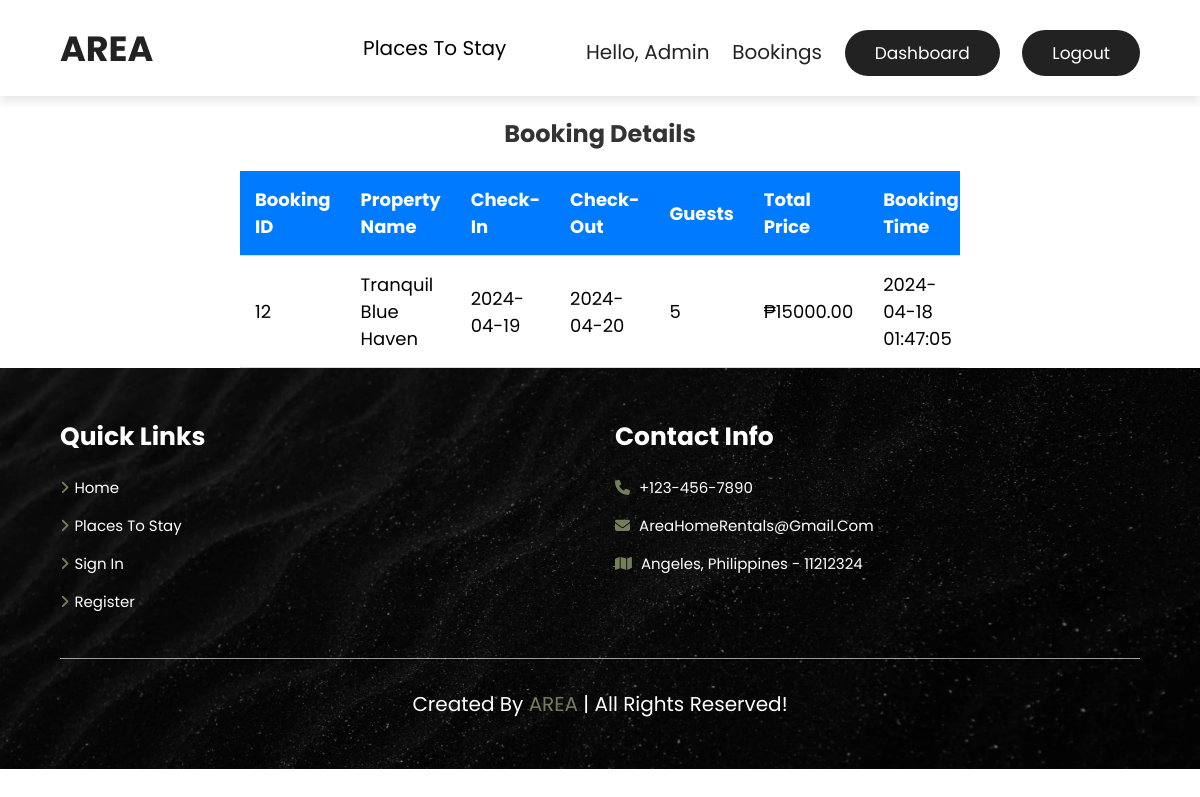
Screenshot of /bookings.php (signed in) with the database file from the repository.
### tables this page shows
CREATE TABLE `user` (
  `id` int(11) NOT NULL,
  `fName` varchar(128) NOT NULL,
  `lName` varchar(128) NOT NULL,
  `email` varchar(255) NOT NULL,
  `password_hash` varchar(255) NOT NULL,
  `phone_num` varchar(11) NOT NULL,
  `profilePic` varchar(255) NOT NULL DEFAULT 'default.webp',
  `admin` tinyint(1) NOT NULL DEFAULT 0
);

CREATE TABLE `booking` (
  `bid` int(2) NOT NULL,
  `uid` int(2) NOT NULL,
  `pid` int(2) NOT NULL,
  `book_start` date NOT NULL,
  `book_end` date NOT NULL,
  `guests` int(2) NOT NULL,
  `totalprice` decimal(10,2) NOT NULL,
  `time_booked` datetime NOT NULL
);

CREATE TABLE `property` (
  `pid` int(2) NOT NULL,
  `title` varchar(255) NOT NULL,
  `location` varchar(255) NOT NULL,
  `description` longtext NOT NULL,
  `price` decimal(10,2) NOT NULL,
  `pimage1` varchar(255) NOT NULL,
  `pimage2` varchar(255) NOT NULL,
  `pimage3` varchar(255) NOT NULL,
  `pimage4` varchar(255) NOT NULL,
  `pimage5` varchar(255) NOT NULL,
  `is_booked` int(1) NOT NULL DEFAULT 0
);

### auth.php (called while the page is built, shortened)
<?php
if (isset($_SESSION["user_id"])) {
    $mysqli = require __DIR__ . "/db_conn.php";
    $sql = "SELECT * FROM user WHERE id = ?";
    $stmt = $conn->prepare($sql);
    $stmt->bind_param("i", $_SESSION["user_id"]);
    $stmt->execute();
    $result = $stmt->get_result();
    if ($result->num_rows == 1) {
        $user = $result->fetch_assoc();
    }
}

### bookings.php (the view, shortened to what this page needs)
<?php
include 'auth.php';
$sql = "SELECT b.*, p.title, p.price
       FROM booking b
       JOIN property p ON b.pid = p.pid
       WHERE b.uid = '{$user['id']}'
       ORDER BY b.time_booked DESC";
$result = mysqli_query($conn, $sql);
?>
<!DOCTYPE html>
<html lang="en">
<head>
    <link rel="stylesheet" href="https://cdn.jsdelivr.net/npm/swiper@11/swiper-bundle.min.css"/>
    <link rel="stylesheet" href="https://cdnjs.cloudflare.com/ajax/libs/font-awesome/6.5.2/css/all.min.css">
    <link rel="stylesheet" href="css/style.css">
</head>
<body>
    <?php include "header.php"; ?>
    <h1 class="details">Booking Details</h1>
    <?php
    if (mysqli_num_rows($result) > 0) {
    ?>
    <div class="table-container">
        <table>
            <thead>
                <tr>
                    <th>Booking ID</th>
                    <th>Property Name</th>
                    <th>Check-in</th>
                    <th>Check-out</th>
                    <th>Guests</th>
                    <th>Total Price</th>
                    <th>Booking Time</th>
                </tr>
            </thead>
            <tbody>
                <?php
                while ($row = mysqli_fetch_assoc($result)) {
                    echo "<tr>";
                    echo "<td>" . $row['bid'] . "</td>";
                    echo "<td>" . $row['title'] . "</td>";
                    echo "<td>" . $row['book_start'] . "</td>";
                    echo "<td>" . $row['book_end'] . "</td>";
                    echo "<td>" . $row['guests'] . "</td>";
                    echo "<td>₱" . $row['totalprice'] . "</td>";
                    echo "<td>" . $row['time_booked'] . "</td>";
                    echo "</tr>";
                }
                ?>
            </tbody>
        </table>
    </div>
    <?php
    } else {
    ?>
    <div class="no-bookings">
        <p>You have not made any bookings yet.</p>
    </div>
    <?php
    }
    ?>
    <?php include 'footer.php'; ?>
</body>
</html>

### header.php (shortened to what this page needs)
<header class="header">
        <a href="index.php" class="logo" >AREA</a>
        <a href="rentals.php" class="pts">Places to Stay</a>
        <nav class="navbar">
            <?php if ($user): ?>
                <p class="" style="display: inline-block; text-align: center;"><a href="profile.php" >Hello, <?= htmlspecialchars($user["fName"]) ?></a></p>
                <a href="bookings.php">Bookings</a>
                <?php
                    if(!isset($_SESSION['admin']) || $_SESSION['admin'] != 1) {
                        ?> <?php
                    } else { ?>
                        <span class=""><a href="admin/admin_dashboard.php" class="btn" style="color: var(--white)">Dashboard</a></span>
                        <?php
                    }
                ?>
                <span class=""><a href="logout.php" class="btn" style="color: var(--white)">Logout</a></span>
            <?php else: ?>
                <span class=""><a href="signup.php" class="btn-a" style="color: var(--black)">Register</a></span>
                <span class=""><a href="login.php" class="btn" style="color: var(--white)">Sign In</a></span>
            <?php endif; ?>
        </nav>
</header>

### footer.php
<footer class="footer">
        <div class="box-container">
            <div class="box">
                <h3>Quick Links</h3>
                <a href="index.php"> <i class="fas fa-angle-right"> </i>Home</a>
                <a href="rentals.php"> <i class="fas fa-angle-right"> </i>Places to Stay</a>
                <a href="login.php"> <i class="fas fa-angle-right"> </i>Sign in</a>
                <a href="signup.php"> <i class="fas fa-angle-right"> </i>Register</a>
            </div>
            <div class="box">
                <h3>Contact Info</h3>
                <a href="#"> <i class="fas fa-phone"> </i> +123-456-7890</a>
                <a href="#"> <i class="fas fa-envelope"> </i> AreaHomeRentals@gmail.com</a>
                <a href="#"> <i class="fas fa-map"> </i> Angeles, Philippines - 11212324</a>
            </div>
        </div>
        <div class="credit"> created by <span>AREA</span> | All Rights Reserved! </div>
    </footer>

### css/style.css (style rules this page uses)
:root { --main-color: #737f5b; --black: #222; --white: #fff; --light-black: #777; --light-white: #fff9; --dark-bg: rgba(0,0,0,.7); --light-bg: hsl(48, 24%, 96%); --border: .1rem solid var(--black); --box-shadow: 0 .5rem 1rem rgba(0,0,0,.1); --text-shadow: 0 1.5rem 3rem rgba(0,0,0,.3); --theme-dark-opacity-color: rgba(0, 0, 0, 0.5); --theme-secondary-opacity-color: rgba(13,20,50,0.7); --cadet: hsl(200, 15%, 43%); --fs-5: 0.875rem; --fw-500: 500; --section-padding: 100px; }
* { font-family: 'Poppins', sans-serif; margin: 0; padding: 0; box-sizing: border-box; outline: none; border: none; text-decoration: none; text-transform: capitalize; }
html { font-size: 62.5%; overflow-x: hidden; }
header, footer, section.home-packages, section.packages, section.booking { padding: 5rem 10%; }
.btn { display: inline-block !important; background: var(--black) !important; margin-top: 1rem !important; color: var(--white) !important; font-size: 1.7rem !important; padding: 1rem 3rem !important; cursor: pointer !important; text-decoration: none !important; border: 2px #222 !important; border-radius: 50px !important; }
.header { position: sticky; top: 0; left: 0; right: 0; z-index: 1000; background-color: var(--white); display: flex; padding-top: 2rem; padding-bottom: 2rem; box-shadow: var(--box-shadow); align-items: center; justify-content: space-between; }
.header .logo { font-size: 3.5rem; color: var(--black); text-decoration: wavy; font-weight: bold; }
.header .navbar a { font-size: 2rem; margin-left: 2rem; text-align: center; color: var(--black); margin-top: 10px; }
.pts { margin-right: 50px; margin-left: 200px; color: black; font-size: 20px; }
.footer { background: #222 url(../images/footer.bg.webp) no-repeat; padding-top: 50px; padding-bottom: 50px; background-size: cover; background-position: center; position: relative; }
.footer .box-container { display: grid; grid-template-columns: repeat(auto-fit, minmax(25rem, 1fr)); gap: 3rem; }
.footer .box-container .box h3 { color: var(--white); font-size: 2.5rem; padding-bottom: 2rem; }
.footer .box-container .box a { color: var(--white); font-size: 1.5rem; padding-bottom: 1.5rem; display: block; }
.footer .box-container .box a i { color: var(--main-color); padding-right: .5rem; transition: .2s linear; }
.footer .credit { text-align: center; padding-top: 3rem; margin-top: 3rem; border-top: .1rem solid var(--light-white); font-size: 2rem; color: var(--white); }
.footer .credit span { color: var(--main-color); }
@media (max-width:1200px) { header, footer, section.home, section.home-packages, section.packages, section.booking { padding: 3rem 5%; } }

### bookings.php (style rules this page uses)
.details { text-align: center; margin-top: 20px; font-size: 24px; color: #333; }
.table-container { max-width: 60%; margin: 0 auto; overflow-x: auto; }
table { width: 100%; border-collapse: collapse; margin-top: 20px; background-color: #fff; border-radius: 5px; box-shadow: 0 2px 4px rgba(0, 0, 0, 0.1); overflow-x: auto; }
th, td { padding: 15px; text-align: left; border-bottom: 1px solid #ddd; font-size: 18px; }
th { background-color: #007bff; color: #fff; }

### rows the page displays
user: fName "Admin"
booking: bid "12", pid.title "Tranquil Blue Haven", book_start "2024-04-19", book_end "2024-04-20", guests "5", totalprice "15000.00", time_booked "2024-04-18 01:47:05"
